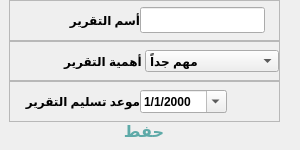
                               <widget class="QWidget" name="add_report_page">
                                <layout class="QVBoxLayout" name="verticalLayout_55">
                                 <property name="spacing">
                                  <number>0</number>
                                 </property>
                                 <property name="leftMargin">
                                  <number>0</number>
                                 </property>
                                 <property name="topMargin">
                                  <number>0</number>
                                 </property>
                                 <property name="rightMargin">
                                  <number>0</number>
                                 </property>
                                 <property name="bottomMargin">
                                  <number>0</number>
                                 </property>
                                 <item alignment="Qt::AlignTop">
                                  <widget class="QCustomSlideMenu" name="chat_add_report_continer" native="true">
                                   <property name="minimumSize">
                                    <size>
                                     <width>300</width>
                                     <height>150</height>
                                    </size>
                                   </property>
                                   <property name="maximumSize">
                                    <size>
                                     <width>300</width>
                                     <height>150</height>
                                    </size>
                                   </property>
                                   <layout class="QVBoxLayout" name="verticalLayout_48">
                                    <property name="spacing">
                                     <number>0</number>
                                    </property>
                                    <property name="topMargin">
                                     <number>0</number>
                                    </property>
                                    <property name="rightMargin">
                                     <number>20</number>
                                    </property>
                                    <item>
                                     <widget class="QFrame" name="frame_55">
                                      <property name="minimumSize">
                                       <size>
                                        <width>0</width>
                                        <height>20</height>
                                       </size>
                                      </property>
                                      <property name="frameShape">
                                       <enum>QFrame::StyledPanel</enum>
                                      </property>
                                      <property name="frameShadow">
                                       <enum>QFrame::Raised</enum>
                                      </property>
                                      <layout class="QHBoxLayout" name="horizontalLayout_53">
                                       <property name="spacing">
                                        <number>0</number>
                                       </property>
                                       <property name="leftMargin">
                                        <number>0</number>
                                       </property>
                                       <property name="topMargin">
                                        <number>0</number>
                                       </property>
                                       <property name="rightMargin">
                                        <number>0</number>
                                       </property>
                                       <property name="bottomMargin">
                                        <number>0</number>
                                       </property>
                                       <item>
                                        <widget class="QLabel" name="label_6">
                                         <property name="minimumSize">
                                          <size>
                                           <width>130</width>
                                           <height>0</height>
                                          </size>
                                         </property>
                                         <property name="maximumSize">
                                          <size>
                                           <width>130</width>
                                           <height>16777215</height>
                                          </size>
                                         </property>
                                         <property name="font">
                                          <font>
                                           <pointsize>9</pointsize>
                                           <weight>75</weight>
                                           <bold>true</bold>
                                          </font>
                                         </property>
                                         <property name="text">
                                          <string>أسم التقرير</string>
                                         </property>
                                        </widget>
                                       </item>
                                       <item alignment="Qt::AlignLeft">
                                        <widget class="QLineEdit" name="le_add_report_name">
                                         <property name="minimumSize">
                                          <size>
                                           <width>0</width>
                                           <height>17</height>
                                          </size>
                                         </property>
                                         <property name="font">
                                          <font>
                                           <pointsize>9</pointsize>
                                           <weight>75</weight>
                                           <bold>true</bold>
                                          </font>
                                         </property>
                                         <property name="styleSheet">
                                          <string notr="true">border-bottom: 2px solid rgba(105,118,132,255);
padding-bottom:7px;</string>
                                         </property>
                                         <property name="text">
                                          <string/>
                                         </property>
                                        </widget>
                                       </item>
                                      </layout>
                                     </widget>
                                    </item>
                                    <item>
                                     <widget class="QFrame" name="frame_57">
                                      <property name="frameShape">
                                       <enum>QFrame::StyledPanel</enum>
                                      </property>
                                      <property name="frameShadow">
                                       <enum>QFrame::Raised</enum>
                                      </property>
                                      <layout class="QHBoxLayout" name="horizontalLayout_56">
                                       <property name="spacing">
                                        <number>0</number>
                                       </property>
                                       <property name="leftMargin">
                                        <number>0</number>
                                       </property>
                                       <property name="topMargin">
                                        <number>0</number>
                                       </property>
                                       <property name="rightMargin">
                                        <number>0</number>
                                       </property>
                                       <property name="bottomMargin">
                                        <number>0</number>
                                       </property>
                                       <item alignment="Qt::AlignRight">
                                        <widget class="QLabel" name="label_29">
                                         <property name="minimumSize">
                                          <size>
                                           <width>130</width>
                                           <height>0</height>
                                          </size>
                                         </property>
                                         <property name="maximumSize">
                                          <size>
                                           <width>130</width>
                                           <height>16777215</height>
                                          </size>
                                         </property>
                                         <property name="font">
                                          <font>
                                           <pointsize>9</pointsize>
                                           <weight>75</weight>
                                           <bold>true</bold>
                                          </font>
                                         </property>
                                         <property name="text">
                                          <string> أهمية التقرير</string>
                                         </property>
                                        </widget>
                                       </item>
                                       <item>
                                        <widget class="QComboBox" name="cb_add_report_imp">
                                         <property name="font">
                                          <font>
                                           <pointsize>9</pointsize>
                                           <weight>75</weight>
                                           <bold>true</bold>
                                          </font>
                                         </property>
                                         <property name="layoutDirection">
                                          <enum>Qt::LeftToRight</enum>
                                         </property>
                                         <item>
                                          <property name="text">
                                           <string>مهم جداً</string>
                                          </property>
                                         </item>
                                         <item>
                                          <property name="text">
                                           <string>مهم</string>
                                          </property>
                                         </item>
                                         <item>
                                          <property name="text">
                                           <string>متوسط</string>
                                          </property>
                                         </item>
                                         <item>
                                          <property name="text">
                                           <string>أقل أهمية</string>
                                          </property>
                                         </item>
                                         <item>
                                          <property name="text">
                                           <string>غير مهم</string>
                                          </property>
                                         </item>
                                        </widget>
                                       </item>
                                      </layout>
                                     </widget>
                                    </item>
                                    <item>
                                     <widget class="QFrame" name="frame_56">
                                      <property name="frameShape">
                                       <enum>QFrame::StyledPanel</enum>
                                      </property>
                                      <property name="frameShadow">
                                       <enum>QFrame::Raised</enum>
                                      </property>
                                      <layout class="QHBoxLayout" name="horizontalLayout_54">
                                       <property name="spacing">
                                        <number>0</number>
                                       </property>
                                       <property name="leftMargin">
                                        <number>0</number>
                                       </property>
                                       <property name="topMargin">
                                        <number>0</number>
                                       </property>
                                       <property name="rightMargin">
                                        <number>0</number>
                                       </property>
                                       <property name="bottomMargin">
                                        <number>0</number>
                                       </property>
                                       <item>
                                        <widget class="QLabel" name="label_27">
                                         <property name="minimumSize">
                                          <size>
                                           <width>130</width>
                                           <height>0</height>
                                          </size>
                                         </property>
                                         <property name="maximumSize">
                                          <size>
                                           <width>130</width>
                                           <height>16777215</height>
                                          </size>
                                         </property>
                                         <property name="font">
                                          <font>
                                           <pointsize>9</pointsize>
                                           <weight>75</weight>
                                           <bold>true</bold>
                                          </font>
                                         </property>
                                         <property name="text">
                                          <string>موعد تسليم التقرير</string>
                                         </property>
                                        </widget>
                                       </item>
                                       <item alignment="Qt::AlignLeft">
                                        <widget class="QDateEdit" name="de_add_report_enddate">
                                         <property name="font">
                                          <font>
                                           <pointsize>9</pointsize>
                                           <weight>75</weight>
                                           <bold>true</bold>
                                          </font>
                                         </property>
                                         <property name="layoutDirection">
                                          <enum>Qt::LeftToRight</enum>
                                         </property>
                                         <property name="displayFormat">
                                          <string>d/M/yyyy</string>
                                         </property>
                                         <property name="calendarPopup">
                                          <bool>true</bool>
                                         </property>
                                        </widget>
                                       </item>
                                      </layout>
                                     </widget>
                                    </item>
                                    <item alignment="Qt::AlignHCenter">
                                     <widget class="QPushButton" name="btn_save_add_report">
                                      <property name="font">
                                       <font>
                                        <pointsize>12</pointsize>
                                        <weight>75</weight>
                                        <bold>true</bold>
                                       </font>
                                      </property>
                                      <property name="styleSheet">
                                       <string notr="true">QPushButton{
color:rgb(94, 170, 168);
border-radius:10px;
}

QPushButton:hover{
background-color: qlineargradient(spread:pad, x1:0, y1:0.5, x2:0.5, y2:0.45,stop:0 rgba(255, 255, 255, 226) , stop:1 rgba(94, 170, 168,100));
color:#FFFFFF;
}

QPushButton:pressed{
	padding-left:5px;
	padding-top:5px;
	background-color:rgb(94, 170, 168);
	color:#FFFFFF;
}
</string>
                                      </property>
                                      <property name="text">
                                       <string>حفط</string>
                                      </property>
                                      <property name="icon">
                                       <iconset resource="../../res.qrc">
                                        <normaloff>:/icon/image/icon/save.svg</normaloff>:/icon/image/icon/save.svg</iconset>
                                      </property>
                                      <property name="iconSize">
                                       <size>
                                        <width>20</width>
                                        <height>20</height>
                                       </size>
                                      </property>
                                     </widget>
                                    </item>
                                   </layout>
                                  </widget>
                                 </item>
                                </layout>
                               </widget>
